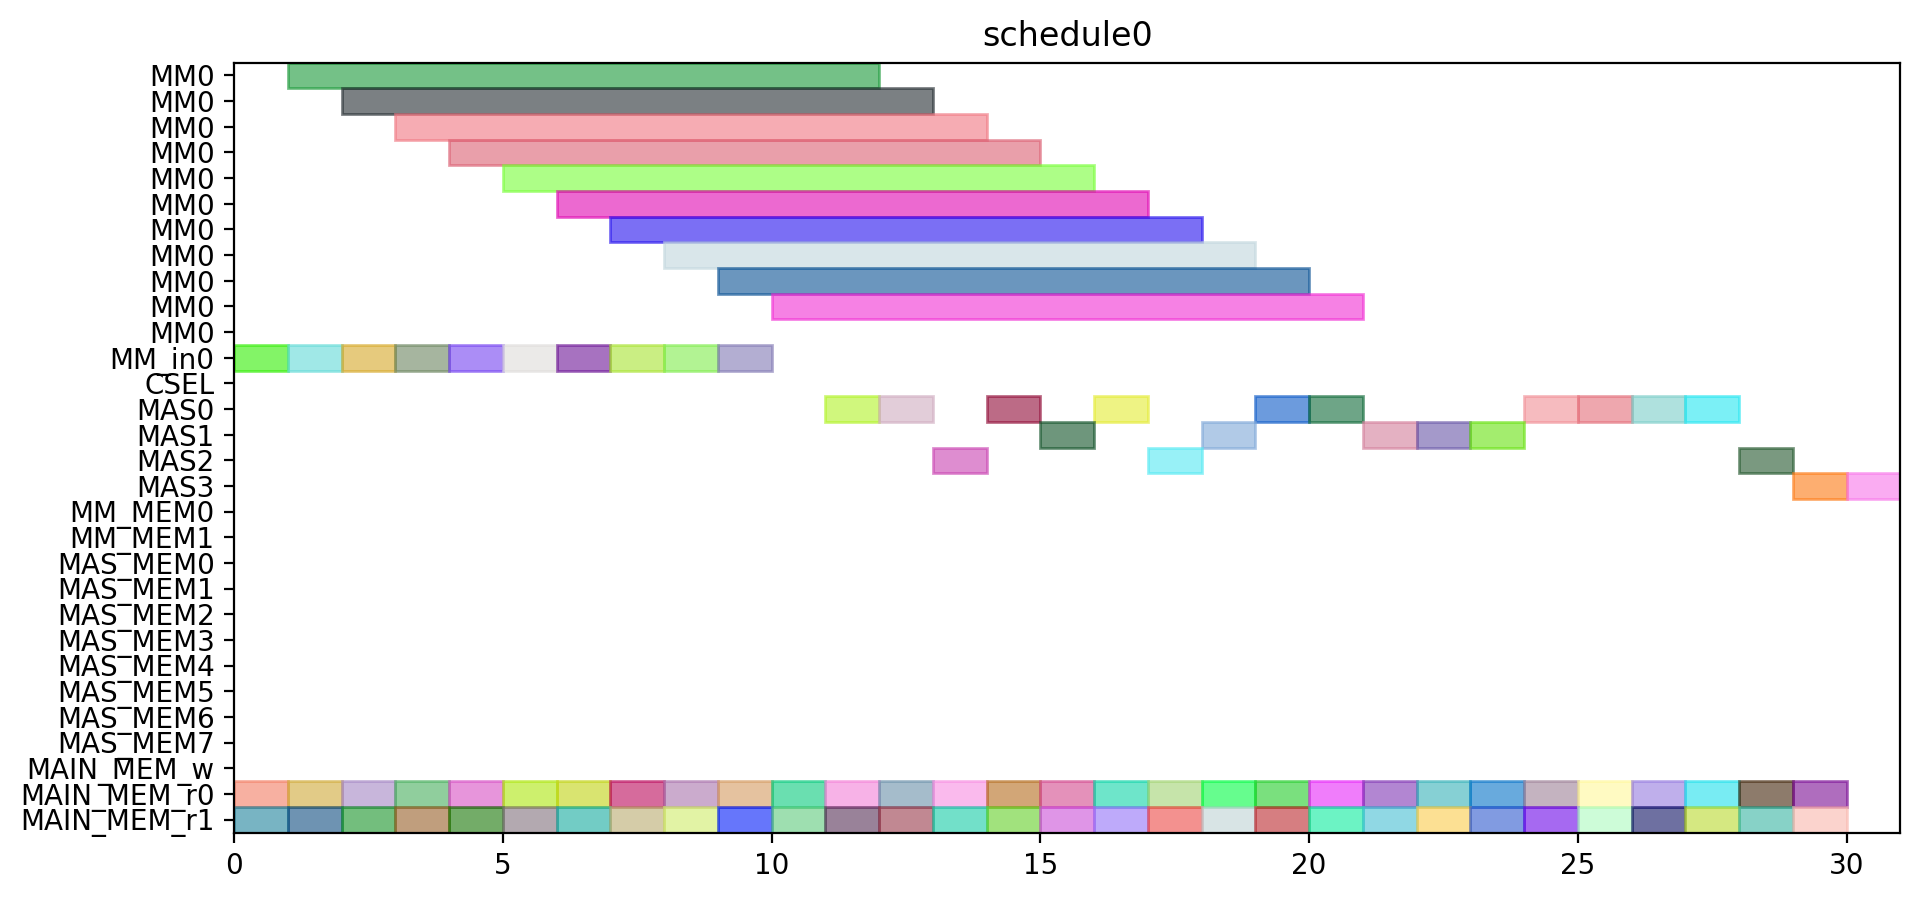

This figure's Python source:
from pyschedule import Scenario, solvers, plotters, alt


def solve():
	horizon = 131
	S = Scenario("schedule0", horizon=horizon)

	# resource
	MM = S.Resources('MM', num=1, size=11)
	MM_in = S.Resources('MM_in', num=1)
	CSEL = S.Resource('CSEL')
	MAS = S.Resources('MAS', num=4, size=1, periods=range(1, horizon))
	MM_MEM = S.Resources('MM_MEM', num=2)
	MAS_MEM = S.Resources('MAS_MEM', num=8)
	MAIN_MEM_w = S.Resource('MAIN_MEM_w', size=1)
	MAIN_MEM_r = S.Resources('MAIN_MEM_r', num=2)

	# result of previous scheduling

	# new tasks
	c_aa_a1_0 = S.Task('c_aa_a1_0', length=1, delay_cost=1)
	c_aa_a1_0 += alt(MAS)
	c_aa_a1_0_mem0 = S.Task('c_aa_a1_0_mem0', length=1, delay_cost=1)
	c_aa_a1_0_mem0 += MAIN_MEM_r[0]
	S += c_aa_a1_0_mem0 <= c_aa_a1_0

	c_aa_a1_0_mem1 = S.Task('c_aa_a1_0_mem1', length=1, delay_cost=1)
	c_aa_a1_0_mem1 += MAIN_MEM_r[1]
	S += c_aa_a1_0_mem1 <= c_aa_a1_0

	c_aa_a1_1 = S.Task('c_aa_a1_1', length=1, delay_cost=1)
	c_aa_a1_1 += alt(MAS)
	c_aa_a1_1_mem0 = S.Task('c_aa_a1_1_mem0', length=1, delay_cost=1)
	c_aa_a1_1_mem0 += MAIN_MEM_r[0]
	S += c_aa_a1_1_mem0 <= c_aa_a1_1

	c_aa_a1_1_mem1 = S.Task('c_aa_a1_1_mem1', length=1, delay_cost=1)
	c_aa_a1_1_mem1 += MAIN_MEM_r[1]
	S += c_aa_a1_1_mem1 <= c_aa_a1_1

	c_aa_t10 = S.Task('c_aa_t10', length=1, delay_cost=1)
	c_aa_t10 += alt(MAS)
	c_aa_t10_mem0 = S.Task('c_aa_t10_mem0', length=1, delay_cost=1)
	c_aa_t10_mem0 += MAIN_MEM_r[0]
	S += c_aa_t10_mem0 <= c_aa_t10

	c_aa_t10_mem1 = S.Task('c_aa_t10_mem1', length=1, delay_cost=1)
	c_aa_t10_mem1 += MAIN_MEM_r[1]
	S += c_aa_t10_mem1 <= c_aa_t10

	c_aa_t11 = S.Task('c_aa_t11', length=1, delay_cost=1)
	c_aa_t11 += alt(MAS)
	c_aa_t11_mem0 = S.Task('c_aa_t11_mem0', length=1, delay_cost=1)
	c_aa_t11_mem0 += MAIN_MEM_r[0]
	S += c_aa_t11_mem0 <= c_aa_t11

	c_aa_t11_mem1 = S.Task('c_aa_t11_mem1', length=1, delay_cost=1)
	c_aa_t11_mem1 += MAIN_MEM_r[1]
	S += c_aa_t11_mem1 <= c_aa_t11

	c_aa_t3_t0 = S.Task('c_aa_t3_t0', length=11, delay_cost=1)
	c_aa_t3_t0 += alt(MM)
	c_aa_t3_t0_in = S.Task('c_aa_t3_t0_in', length=1, delay_cost=1)
	c_aa_t3_t0_in += alt(MM_in)
	S += c_aa_t3_t0_in*MM_in[0]<=c_aa_t3_t0*MM[0]
	c_aa_t3_t0_mem0 = S.Task('c_aa_t3_t0_mem0', length=1, delay_cost=1)
	c_aa_t3_t0_mem0 += MAIN_MEM_r[0]
	S += c_aa_t3_t0_mem0 <= c_aa_t3_t0

	c_aa_t3_t0_mem1 = S.Task('c_aa_t3_t0_mem1', length=1, delay_cost=1)
	c_aa_t3_t0_mem1 += MAIN_MEM_r[1]
	S += c_aa_t3_t0_mem1 <= c_aa_t3_t0

	c_aa_t3_t1 = S.Task('c_aa_t3_t1', length=11, delay_cost=1)
	c_aa_t3_t1 += alt(MM)
	c_aa_t3_t1_in = S.Task('c_aa_t3_t1_in', length=1, delay_cost=1)
	c_aa_t3_t1_in += alt(MM_in)
	S += c_aa_t3_t1_in*MM_in[0]<=c_aa_t3_t1*MM[0]
	c_aa_t3_t1_mem0 = S.Task('c_aa_t3_t1_mem0', length=1, delay_cost=1)
	c_aa_t3_t1_mem0 += MAIN_MEM_r[0]
	S += c_aa_t3_t1_mem0 <= c_aa_t3_t1

	c_aa_t3_t1_mem1 = S.Task('c_aa_t3_t1_mem1', length=1, delay_cost=1)
	c_aa_t3_t1_mem1 += MAIN_MEM_r[1]
	S += c_aa_t3_t1_mem1 <= c_aa_t3_t1

	c_aa_t3_t2 = S.Task('c_aa_t3_t2', length=1, delay_cost=1)
	c_aa_t3_t2 += alt(MAS)
	c_aa_t3_t2_mem0 = S.Task('c_aa_t3_t2_mem0', length=1, delay_cost=1)
	c_aa_t3_t2_mem0 += MAIN_MEM_r[0]
	S += c_aa_t3_t2_mem0 <= c_aa_t3_t2

	c_aa_t3_t2_mem1 = S.Task('c_aa_t3_t2_mem1', length=1, delay_cost=1)
	c_aa_t3_t2_mem1 += MAIN_MEM_r[1]
	S += c_aa_t3_t2_mem1 <= c_aa_t3_t2

	c_aa_t3_t3 = S.Task('c_aa_t3_t3', length=1, delay_cost=1)
	c_aa_t3_t3 += alt(MAS)
	c_aa_t3_t3_mem0 = S.Task('c_aa_t3_t3_mem0', length=1, delay_cost=1)
	c_aa_t3_t3_mem0 += MAIN_MEM_r[0]
	S += c_aa_t3_t3_mem0 <= c_aa_t3_t3

	c_aa_t3_t3_mem1 = S.Task('c_aa_t3_t3_mem1', length=1, delay_cost=1)
	c_aa_t3_t3_mem1 += MAIN_MEM_r[1]
	S += c_aa_t3_t3_mem1 <= c_aa_t3_t3

	c_bb_a1_0 = S.Task('c_bb_a1_0', length=1, delay_cost=1)
	c_bb_a1_0 += alt(MAS)
	c_bb_a1_0_mem0 = S.Task('c_bb_a1_0_mem0', length=1, delay_cost=1)
	c_bb_a1_0_mem0 += MAIN_MEM_r[0]
	S += c_bb_a1_0_mem0 <= c_bb_a1_0

	c_bb_a1_0_mem1 = S.Task('c_bb_a1_0_mem1', length=1, delay_cost=1)
	c_bb_a1_0_mem1 += MAIN_MEM_r[1]
	S += c_bb_a1_0_mem1 <= c_bb_a1_0

	c_bb_a1_1 = S.Task('c_bb_a1_1', length=1, delay_cost=1)
	c_bb_a1_1 += alt(MAS)
	c_bb_a1_1_mem0 = S.Task('c_bb_a1_1_mem0', length=1, delay_cost=1)
	c_bb_a1_1_mem0 += MAIN_MEM_r[0]
	S += c_bb_a1_1_mem0 <= c_bb_a1_1

	c_bb_a1_1_mem1 = S.Task('c_bb_a1_1_mem1', length=1, delay_cost=1)
	c_bb_a1_1_mem1 += MAIN_MEM_r[1]
	S += c_bb_a1_1_mem1 <= c_bb_a1_1

	c_bb_t10 = S.Task('c_bb_t10', length=1, delay_cost=1)
	c_bb_t10 += alt(MAS)
	c_bb_t10_mem0 = S.Task('c_bb_t10_mem0', length=1, delay_cost=1)
	c_bb_t10_mem0 += MAIN_MEM_r[0]
	S += c_bb_t10_mem0 <= c_bb_t10

	c_bb_t10_mem1 = S.Task('c_bb_t10_mem1', length=1, delay_cost=1)
	c_bb_t10_mem1 += MAIN_MEM_r[1]
	S += c_bb_t10_mem1 <= c_bb_t10

	c_bb_t11 = S.Task('c_bb_t11', length=1, delay_cost=1)
	c_bb_t11 += alt(MAS)
	c_bb_t11_mem0 = S.Task('c_bb_t11_mem0', length=1, delay_cost=1)
	c_bb_t11_mem0 += MAIN_MEM_r[0]
	S += c_bb_t11_mem0 <= c_bb_t11

	c_bb_t11_mem1 = S.Task('c_bb_t11_mem1', length=1, delay_cost=1)
	c_bb_t11_mem1 += MAIN_MEM_r[1]
	S += c_bb_t11_mem1 <= c_bb_t11

	c_bb_t3_t0 = S.Task('c_bb_t3_t0', length=11, delay_cost=1)
	c_bb_t3_t0 += alt(MM)
	c_bb_t3_t0_in = S.Task('c_bb_t3_t0_in', length=1, delay_cost=1)
	c_bb_t3_t0_in += alt(MM_in)
	S += c_bb_t3_t0_in*MM_in[0]<=c_bb_t3_t0*MM[0]
	c_bb_t3_t0_mem0 = S.Task('c_bb_t3_t0_mem0', length=1, delay_cost=1)
	c_bb_t3_t0_mem0 += MAIN_MEM_r[0]
	S += c_bb_t3_t0_mem0 <= c_bb_t3_t0

	c_bb_t3_t0_mem1 = S.Task('c_bb_t3_t0_mem1', length=1, delay_cost=1)
	c_bb_t3_t0_mem1 += MAIN_MEM_r[1]
	S += c_bb_t3_t0_mem1 <= c_bb_t3_t0

	c_bb_t3_t1 = S.Task('c_bb_t3_t1', length=11, delay_cost=1)
	c_bb_t3_t1 += alt(MM)
	c_bb_t3_t1_in = S.Task('c_bb_t3_t1_in', length=1, delay_cost=1)
	c_bb_t3_t1_in += alt(MM_in)
	S += c_bb_t3_t1_in*MM_in[0]<=c_bb_t3_t1*MM[0]
	c_bb_t3_t1_mem0 = S.Task('c_bb_t3_t1_mem0', length=1, delay_cost=1)
	c_bb_t3_t1_mem0 += MAIN_MEM_r[0]
	S += c_bb_t3_t1_mem0 <= c_bb_t3_t1

	c_bb_t3_t1_mem1 = S.Task('c_bb_t3_t1_mem1', length=1, delay_cost=1)
	c_bb_t3_t1_mem1 += MAIN_MEM_r[1]
	S += c_bb_t3_t1_mem1 <= c_bb_t3_t1

	c_bb_t3_t2 = S.Task('c_bb_t3_t2', length=1, delay_cost=1)
	c_bb_t3_t2 += alt(MAS)
	c_bb_t3_t2_mem0 = S.Task('c_bb_t3_t2_mem0', length=1, delay_cost=1)
	c_bb_t3_t2_mem0 += MAIN_MEM_r[0]
	S += c_bb_t3_t2_mem0 <= c_bb_t3_t2

	c_bb_t3_t2_mem1 = S.Task('c_bb_t3_t2_mem1', length=1, delay_cost=1)
	c_bb_t3_t2_mem1 += MAIN_MEM_r[1]
	S += c_bb_t3_t2_mem1 <= c_bb_t3_t2

	c_bb_t3_t3 = S.Task('c_bb_t3_t3', length=1, delay_cost=1)
	c_bb_t3_t3 += alt(MAS)
	c_bb_t3_t3_mem0 = S.Task('c_bb_t3_t3_mem0', length=1, delay_cost=1)
	c_bb_t3_t3_mem0 += MAIN_MEM_r[0]
	S += c_bb_t3_t3_mem0 <= c_bb_t3_t3

	c_bb_t3_t3_mem1 = S.Task('c_bb_t3_t3_mem1', length=1, delay_cost=1)
	c_bb_t3_t3_mem1 += MAIN_MEM_r[1]
	S += c_bb_t3_t3_mem1 <= c_bb_t3_t3

	c_cc_a1_0 = S.Task('c_cc_a1_0', length=1, delay_cost=1)
	c_cc_a1_0 += alt(MAS)
	c_cc_a1_0_mem0 = S.Task('c_cc_a1_0_mem0', length=1, delay_cost=1)
	c_cc_a1_0_mem0 += MAIN_MEM_r[0]
	S += c_cc_a1_0_mem0 <= c_cc_a1_0

	c_cc_a1_0_mem1 = S.Task('c_cc_a1_0_mem1', length=1, delay_cost=1)
	c_cc_a1_0_mem1 += MAIN_MEM_r[1]
	S += c_cc_a1_0_mem1 <= c_cc_a1_0

	c_cc_a1_1 = S.Task('c_cc_a1_1', length=1, delay_cost=1)
	c_cc_a1_1 += alt(MAS)
	c_cc_a1_1_mem0 = S.Task('c_cc_a1_1_mem0', length=1, delay_cost=1)
	c_cc_a1_1_mem0 += MAIN_MEM_r[0]
	S += c_cc_a1_1_mem0 <= c_cc_a1_1

	c_cc_a1_1_mem1 = S.Task('c_cc_a1_1_mem1', length=1, delay_cost=1)
	c_cc_a1_1_mem1 += MAIN_MEM_r[1]
	S += c_cc_a1_1_mem1 <= c_cc_a1_1

	c_cc_t10 = S.Task('c_cc_t10', length=1, delay_cost=1)
	c_cc_t10 += alt(MAS)
	c_cc_t10_mem0 = S.Task('c_cc_t10_mem0', length=1, delay_cost=1)
	c_cc_t10_mem0 += MAIN_MEM_r[0]
	S += c_cc_t10_mem0 <= c_cc_t10

	c_cc_t10_mem1 = S.Task('c_cc_t10_mem1', length=1, delay_cost=1)
	c_cc_t10_mem1 += MAIN_MEM_r[1]
	S += c_cc_t10_mem1 <= c_cc_t10

	c_cc_t11 = S.Task('c_cc_t11', length=1, delay_cost=1)
	c_cc_t11 += alt(MAS)
	c_cc_t11_mem0 = S.Task('c_cc_t11_mem0', length=1, delay_cost=1)
	c_cc_t11_mem0 += MAIN_MEM_r[0]
	S += c_cc_t11_mem0 <= c_cc_t11

	c_cc_t11_mem1 = S.Task('c_cc_t11_mem1', length=1, delay_cost=1)
	c_cc_t11_mem1 += MAIN_MEM_r[1]
	S += c_cc_t11_mem1 <= c_cc_t11

	c_cc_t3_t0 = S.Task('c_cc_t3_t0', length=11, delay_cost=1)
	c_cc_t3_t0 += alt(MM)
	c_cc_t3_t0_in = S.Task('c_cc_t3_t0_in', length=1, delay_cost=1)
	c_cc_t3_t0_in += alt(MM_in)
	S += c_cc_t3_t0_in*MM_in[0]<=c_cc_t3_t0*MM[0]
	c_cc_t3_t0_mem0 = S.Task('c_cc_t3_t0_mem0', length=1, delay_cost=1)
	c_cc_t3_t0_mem0 += MAIN_MEM_r[0]
	S += c_cc_t3_t0_mem0 <= c_cc_t3_t0

	c_cc_t3_t0_mem1 = S.Task('c_cc_t3_t0_mem1', length=1, delay_cost=1)
	c_cc_t3_t0_mem1 += MAIN_MEM_r[1]
	S += c_cc_t3_t0_mem1 <= c_cc_t3_t0

	c_cc_t3_t1 = S.Task('c_cc_t3_t1', length=11, delay_cost=1)
	c_cc_t3_t1 += alt(MM)
	c_cc_t3_t1_in = S.Task('c_cc_t3_t1_in', length=1, delay_cost=1)
	c_cc_t3_t1_in += alt(MM_in)
	S += c_cc_t3_t1_in*MM_in[0]<=c_cc_t3_t1*MM[0]
	c_cc_t3_t1_mem0 = S.Task('c_cc_t3_t1_mem0', length=1, delay_cost=1)
	c_cc_t3_t1_mem0 += MAIN_MEM_r[0]
	S += c_cc_t3_t1_mem0 <= c_cc_t3_t1

	c_cc_t3_t1_mem1 = S.Task('c_cc_t3_t1_mem1', length=1, delay_cost=1)
	c_cc_t3_t1_mem1 += MAIN_MEM_r[1]
	S += c_cc_t3_t1_mem1 <= c_cc_t3_t1

	c_cc_t3_t2 = S.Task('c_cc_t3_t2', length=1, delay_cost=1)
	c_cc_t3_t2 += alt(MAS)
	c_cc_t3_t2_mem0 = S.Task('c_cc_t3_t2_mem0', length=1, delay_cost=1)
	c_cc_t3_t2_mem0 += MAIN_MEM_r[0]
	S += c_cc_t3_t2_mem0 <= c_cc_t3_t2

	c_cc_t3_t2_mem1 = S.Task('c_cc_t3_t2_mem1', length=1, delay_cost=1)
	c_cc_t3_t2_mem1 += MAIN_MEM_r[1]
	S += c_cc_t3_t2_mem1 <= c_cc_t3_t2

	c_cc_t3_t3 = S.Task('c_cc_t3_t3', length=1, delay_cost=1)
	c_cc_t3_t3 += alt(MAS)
	c_cc_t3_t3_mem0 = S.Task('c_cc_t3_t3_mem0', length=1, delay_cost=1)
	c_cc_t3_t3_mem0 += MAIN_MEM_r[0]
	S += c_cc_t3_t3_mem0 <= c_cc_t3_t3

	c_cc_t3_t3_mem1 = S.Task('c_cc_t3_t3_mem1', length=1, delay_cost=1)
	c_cc_t3_t3_mem1 += MAIN_MEM_r[1]
	S += c_cc_t3_t3_mem1 <= c_cc_t3_t3

	c_ab_t0_t0 = S.Task('c_ab_t0_t0', length=11, delay_cost=1)
	c_ab_t0_t0 += alt(MM)
	c_ab_t0_t0_in = S.Task('c_ab_t0_t0_in', length=1, delay_cost=1)
	c_ab_t0_t0_in += alt(MM_in)
	S += c_ab_t0_t0_in*MM_in[0]<=c_ab_t0_t0*MM[0]
	c_ab_t0_t0_mem0 = S.Task('c_ab_t0_t0_mem0', length=1, delay_cost=1)
	c_ab_t0_t0_mem0 += MAIN_MEM_r[0]
	S += c_ab_t0_t0_mem0 <= c_ab_t0_t0

	c_ab_t0_t0_mem1 = S.Task('c_ab_t0_t0_mem1', length=1, delay_cost=1)
	c_ab_t0_t0_mem1 += MAIN_MEM_r[1]
	S += c_ab_t0_t0_mem1 <= c_ab_t0_t0

	c_ab_t0_t1 = S.Task('c_ab_t0_t1', length=11, delay_cost=1)
	c_ab_t0_t1 += alt(MM)
	c_ab_t0_t1_in = S.Task('c_ab_t0_t1_in', length=1, delay_cost=1)
	c_ab_t0_t1_in += alt(MM_in)
	S += c_ab_t0_t1_in*MM_in[0]<=c_ab_t0_t1*MM[0]
	c_ab_t0_t1_mem0 = S.Task('c_ab_t0_t1_mem0', length=1, delay_cost=1)
	c_ab_t0_t1_mem0 += MAIN_MEM_r[0]
	S += c_ab_t0_t1_mem0 <= c_ab_t0_t1

	c_ab_t0_t1_mem1 = S.Task('c_ab_t0_t1_mem1', length=1, delay_cost=1)
	c_ab_t0_t1_mem1 += MAIN_MEM_r[1]
	S += c_ab_t0_t1_mem1 <= c_ab_t0_t1

	c_ab_t0_t2 = S.Task('c_ab_t0_t2', length=1, delay_cost=1)
	c_ab_t0_t2 += alt(MAS)
	c_ab_t0_t2_mem0 = S.Task('c_ab_t0_t2_mem0', length=1, delay_cost=1)
	c_ab_t0_t2_mem0 += MAIN_MEM_r[0]
	S += c_ab_t0_t2_mem0 <= c_ab_t0_t2

	c_ab_t0_t2_mem1 = S.Task('c_ab_t0_t2_mem1', length=1, delay_cost=1)
	c_ab_t0_t2_mem1 += MAIN_MEM_r[1]
	S += c_ab_t0_t2_mem1 <= c_ab_t0_t2

	c_ab_t0_t3 = S.Task('c_ab_t0_t3', length=1, delay_cost=1)
	c_ab_t0_t3 += alt(MAS)
	c_ab_t0_t3_mem0 = S.Task('c_ab_t0_t3_mem0', length=1, delay_cost=1)
	c_ab_t0_t3_mem0 += MAIN_MEM_r[0]
	S += c_ab_t0_t3_mem0 <= c_ab_t0_t3

	c_ab_t0_t3_mem1 = S.Task('c_ab_t0_t3_mem1', length=1, delay_cost=1)
	c_ab_t0_t3_mem1 += MAIN_MEM_r[1]
	S += c_ab_t0_t3_mem1 <= c_ab_t0_t3

	c_ab_t1_t0 = S.Task('c_ab_t1_t0', length=11, delay_cost=1)
	c_ab_t1_t0 += alt(MM)
	c_ab_t1_t0_in = S.Task('c_ab_t1_t0_in', length=1, delay_cost=1)
	c_ab_t1_t0_in += alt(MM_in)
	S += c_ab_t1_t0_in*MM_in[0]<=c_ab_t1_t0*MM[0]
	c_ab_t1_t0_mem0 = S.Task('c_ab_t1_t0_mem0', length=1, delay_cost=1)
	c_ab_t1_t0_mem0 += MAIN_MEM_r[0]
	S += c_ab_t1_t0_mem0 <= c_ab_t1_t0

	c_ab_t1_t0_mem1 = S.Task('c_ab_t1_t0_mem1', length=1, delay_cost=1)
	c_ab_t1_t0_mem1 += MAIN_MEM_r[1]
	S += c_ab_t1_t0_mem1 <= c_ab_t1_t0

	c_ab_t1_t1 = S.Task('c_ab_t1_t1', length=11, delay_cost=1)
	c_ab_t1_t1 += alt(MM)
	c_ab_t1_t1_in = S.Task('c_ab_t1_t1_in', length=1, delay_cost=1)
	c_ab_t1_t1_in += alt(MM_in)
	S += c_ab_t1_t1_in*MM_in[0]<=c_ab_t1_t1*MM[0]
	c_ab_t1_t1_mem0 = S.Task('c_ab_t1_t1_mem0', length=1, delay_cost=1)
	c_ab_t1_t1_mem0 += MAIN_MEM_r[0]
	S += c_ab_t1_t1_mem0 <= c_ab_t1_t1

	c_ab_t1_t1_mem1 = S.Task('c_ab_t1_t1_mem1', length=1, delay_cost=1)
	c_ab_t1_t1_mem1 += MAIN_MEM_r[1]
	S += c_ab_t1_t1_mem1 <= c_ab_t1_t1

	solvers.mip.solve(S,msg=1,kind='CPLEX',ratio_gap=1.01)

	solution = [['hoge']*len(S.solution()[1]) for i in range(len(S.solution()))]
	for i in range(len(S.solution())):
		for j in range(len(S.solution()[i])):
			solution[i][j]=str(S.solution()[i][j])
	print(solution)

	cycles = int(solution[-1][3])

	pic_file_name = "/home/mfukuda/ABE/multiRAM_multiMAS_16mux/scheduling_result/stage11MM1_stage1MAS4/FP12_INV_BEFORE_FPINV/schedule0.png"
	if(S.solution() != []):
		plotters.matplotlib.plot(S,img_filename=pic_file_name, show_task_labels=False, fig_size=(cycles*0.25+3, 5))

	return solution
